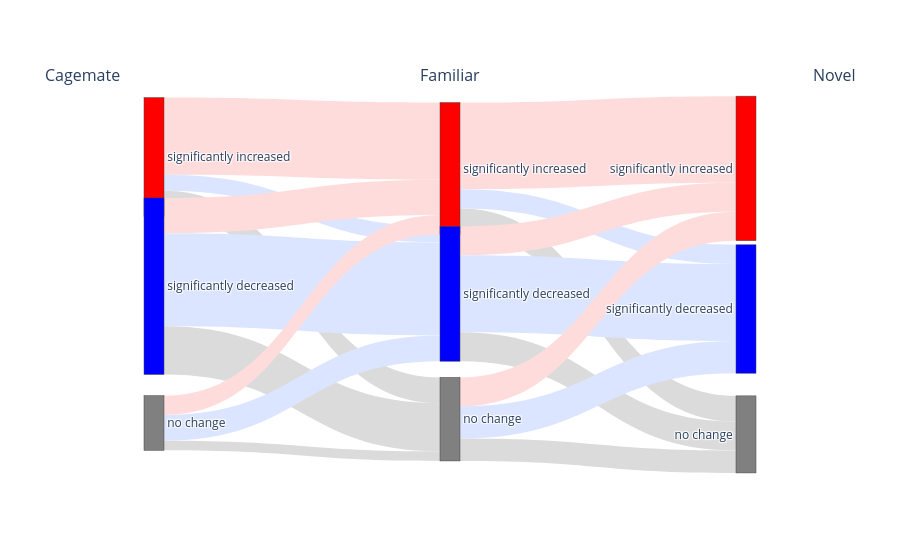

This figure's notebook cell:
### Code cell
import plotly.graph_objects as go
names = ["significantly increased", "significantly decreased", "no change",           # First stage
                "significantly increased", "significantly decreased", "no change",  
                " significantly increased", " significantly decreased", " no change"]
targets = ["significantly increased", "significantly decreased", "no change",           # First stage
                "significantly increased", "significantly decreased", "no change",  
                " significantly increased", " significantly decreased", " no change",
                "significantly increased", "significantly decreased", "no change",           # First stage
                "significantly increased", "significantly decreased", "no change",  
                " significantly increased", " significantly decreased", " no change"]
color_dict = {'increased':'red','decreased':'blue','change':'grey'}
color_dict_links = {"increased":"#FFDCDC", 'decreased': "#DCE5FF", 'change':  "#DBDBDB"}
fig = go.Figure(data=[go.Sankey(
    node = dict(
        label = names,             # Third stage
        pad = 15,
        thickness = 20,
        color = [color_dict[x.split(' ')[-1]] for x in names],
         y = [0.15, 0.49, 0.85,     # First stage (A_1, B_1, C_1)
            0.18, 0.51, 0.84,     # Second stage (A_2, B_2, C_2) 
            0.18, 0.55, 0.88],    # Third stage (A_3, B_3, C_3)
       # x positions to space out stages
        x = [0.1, 0.1, 0.1,       # First stage
            0.5, 0.5, 0.5,       # Second stage
            0.9, 0.9, 0.9] 
    ),
    link = dict(
        # First stage to second stage
        source = [0, 0, 0,          # Math101 to Pass/Fail
                 1, 1, 1,
                 2, 2, 2,
                 3, 3, 3, 
                 4, 4, 4, 
                 5, 5, 5],          # Physics101 to Pass/Fail
        target = [3, 4, 5,          # to Pass Math/Fail Math
                 3, 4, 5,
                 3, 4, 5,
                 6, 7, 8,
                 6, 7, 8,
                 6, 7, 8],          # to Pass Physics/Fail Physics
        value = values,  
        color = [color_dict_links[x.split(' ')[-1]] for x in targets],
         
      
               # 70 pass physics, 30 fail
    )
)])
fig.update_layout(
    annotations=[
        # First group title
        dict(
            x=-0.05,  # x position (0 to 1)
            y=1.1,  # y position above the plot
            xref="paper",
            yref="paper",
            text="Cagemate",
            showarrow=False,
            font=dict(size=16)
        ),
        # Second group title
        dict(
            x=0.5,
            y=1.1,
            xref="paper",
            yref="paper",
            text="Familiar",
            showarrow=False,
            font=dict(size=16)
        ),
        # Third group title
        dict(
            x=1.05,
            y=1.1,
            xref="paper",
            yref="paper",
            text="Novel",
            showarrow=False,
            font=dict(size=16)
        ),
        # dict(
        #     x=.5,
        #     y=1.3,
        #     xref="paper",
        #     yref="paper",
        #     text="Novel",
        #     showarrow=False,
        #     font=dict(size=24)
        # )
    ],
    # Add more top margin to make room for labels
    margin=dict(t=100)
)

fig.show()

### Figure 1 — Plotly figure (JSON) as saved in the notebook; plotly's stock layout.template omitted (floating-point values rounded to 4 significant figures)
{"data": [{"link": {"color": ["#FFDCDC", "#DCE5FF", "#DBDBDB", "#FFDCDC", "#DCE5FF", "#DBDBDB", "#FFDCDC", "#DCE5FF", "#DBDBDB", "#FFDCDC", "#DCE5FF", "#DBDBDB", "#FFDCDC", "#DCE5FF", "#DBDBDB", "#FFDCDC", "#DCE5FF", "#DBDBDB"], "source": [0, 0, 0, 1, 1, 1, 2, 2, 2, 3, 3, 3, 4, 4, 4, 5, 5, 5], "target": [3, 4, 5, 3, 4, 5, 3, 4, 5, 6, 7, 8, 6, 7, 8, 6, 7, 8], "value": [24, 5, 8, 11, 29, 15, 6, 8, 3, 27, 6, 8, 9, 24, 9, 9, 10, 7]}, "node": {"color": ["red", "blue", "grey", "red", "blue", "grey", "red", "blue", "grey"], "label": ["significantly increased", "significantly decreased", "no change", "significantly increased", "significantly decreased", "no change", " significantly increased", " significantly decreased", " no change"], "pad": 15, "thickness": 20, "x": [0.1, 0.1, 0.1, 0.5, 0.5, 0.5, 0.9, 0.9, 0.9], "y": [0.15, 0.49, 0.85, 0.18, 0.51, 0.84, 0.18, 0.55, 0.88]}, "type": "sankey"}], "layout": {"annotations": [{"font": {"size": 16}, "showarrow": false, "text": "Cagemate", "x": -0.05, "xref": "paper", "y": 1.1, "yref": "paper"}, {"font": {"size": 16}, "showarrow": false, "text": "Familiar", "x": 0.5, "xref": "paper", "y": 1.1, "yref": "paper"}, {"font": {"size": 16}, "showarrow": false, "text": "Novel", "x": 1.05, "xref": "paper", "y": 1.1, "yref": "paper"}], "margin": {"t": 100}}}
